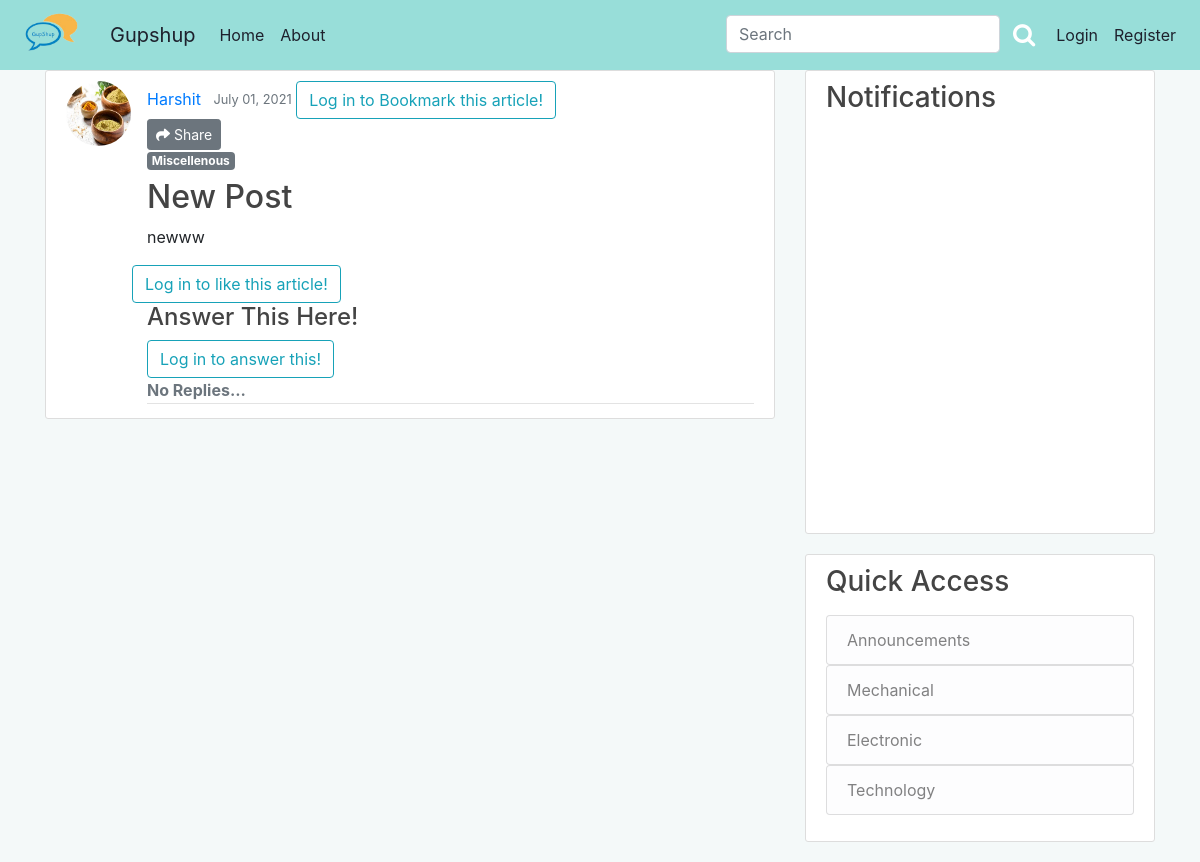
The app's page /post/96/, older data.
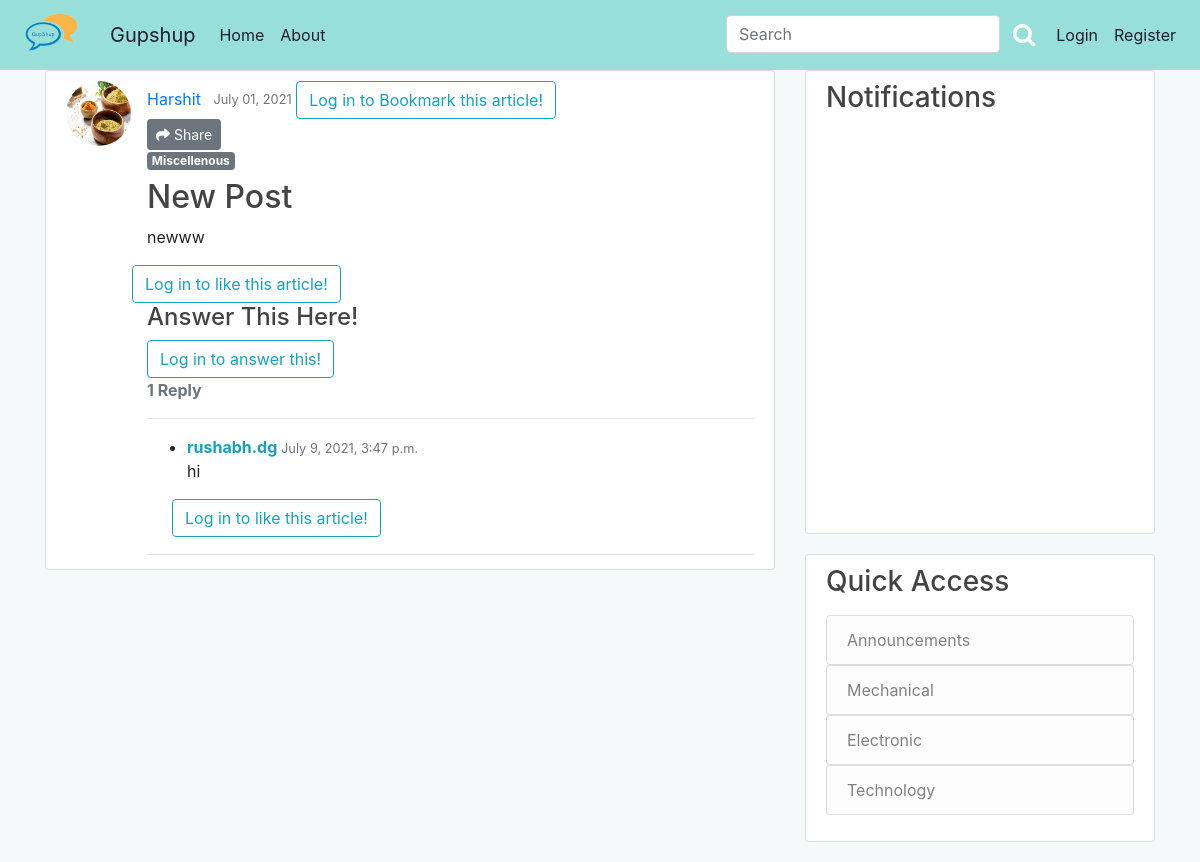
The same page, newer data.
### blog/models.py (models this page shows, shortened)
class Post(models.Model):
    title = models.CharField(max_length=100)
    content = RichTextField()
    date_posted = models.DateTimeField(default=timezone.now)
    author = models.ForeignKey(User, on_delete=models.CASCADE)
    category = models.CharField(
        max_length=20,
        choices=Category_choices,
        default='Miscellenous'
    )
    upvote = models.ManyToManyField(User, related_name='upvote',blank=True)
    downvote = models.ManyToManyField(User, related_name='downvote',blank=True)
    bookmark = models.ManyToManyField(User, related_name='bookmark',blank=True)
    def number_of_downvotes(self):
        return self.downvote.count()
    def number_of_upvotes(self):
        return self.upvote.count()
    @property
    def number_of_comments(self):
        return PostComment.objects.filter(post_connected=self).count()

class PostComment(models.Model):
    post_connected = models.ForeignKey(Post, related_name='comments', on_delete=models.CASCADE)
    author = models.ForeignKey(User, on_delete=models.CASCADE)
    comment = models.TextField()
    date_posted = models.DateTimeField(default=timezone.now)
    upvote_comment = models.ManyToManyField(User, related_name='upvote_comment',blank=True)
    downvote_comment = models.ManyToManyField(User, related_name='downvote_comment',blank=True)

### users/models.py (models this page shows, shortened)
class Profile(models.Model):
	user = models.OneToOneField(User, on_delete=models.CASCADE)
	image = models.ImageField(default='default2.png',upload_to='profile_pics')
	college = models.CharField(max_length = 20,choices=college_choices,default='KJSCE',blank=True, null=True)
	about = RichTextField(blank=True, null=True)
	image_url = models.URLField(default = "http://127.0.0.1:8000/media/default2.png")

### blog/views.py (the view, shortened to what this page needs)
# urls.py: path('post/<int:pk>/', PostDetailView.as_view(), name='post-detail'),
class PostDetailView(DetailView):
    model = Post
    def get_context_data(self, **kwargs):
        data = super().get_context_data(**kwargs)
        post_connected = get_object_or_404(Post, id=self.kwargs['pk'])
        upvoted = False
        downvoted = False
        bookmarked = False
        if post_connected.upvote.filter(id=self.request.user.id).exists():
            upvoted = True
        if post_connected.downvote.filter(id=self.request.user.id).exists():
            downvoted = True
        if post_connected.bookmark.filter(id=self.request.user.id).exists():
            bookmarked = True
        data['number_of_upvotes'] = post_connected.number_of_upvotes()
        data['number_of_downvotes'] = post_connected.number_of_downvotes()
        data['post_is_upvoted'] = upvoted
        data['post_is_downvoted'] = downvoted
        data['post_is_bookmarked'] = bookmarked
        comments_connected = PostComment.objects.filter(
            post_connected=self.get_object()).order_by('-date_posted')
        comment_new = []
        for c in comments_connected:
            upvoted_comment = False
            downvoted_comment = False
            if c.upvote_comment.filter(id=self.request.user.id).exists():
                upvoted_comment = True
            if c.downvote_comment.filter(id=self.request.user.id).exists():
                downvoted_comment = True
            comment_new.append([c.id, upvoted_comment, downvoted_comment])
        data['comments'] = comments_connected
        data['comment_status'] = comment_new
        if self.request.user.is_authenticated:
            data['comment_form'] = NewCommentForm(instance=self.request.user)
        return data

### blog/templates/blog/post_detail.html (shortened to what this page needs)
{% extends "blog/base.html" %}
{% load crispy_forms_tags%}
{% load social_share %}
{% block content %}
<article class="media content-section">
	<img class="rounded-circle article-img " src={{object.author.profile.image.url}}>
	<div class="media-body">
		<div class="article-metadata">
			<a class="mr-2" href="{% url 'user-posts' object.author.username %}">{{ object.author }}</a>
			<small class="text-muted">{{ object.date_posted|date:"F d, Y" }}</small>
			{% if user.is_authenticated %}
				{% if post_is_bookmarked%}
				<button type="submit" name="post_id" value="{{object.id}}" class="btn btn-lg bookmark-btn shadow-none" style="float: right;"><i
						class="fas fa-bookmark fa-2x btn-bookmark" style="color: red;" aria-hidden="true"></i></button>
				{% else %}
				<button type="submit" name="post_id" value="{{object.id}}" class="btn btn-lg bookmark-btn shadow-none " style="float: right;"><i
						class="far fa-bookmark fa-2x btn-bookmark" style="color: red;" aria-hidden="true"></i></button>
				{% endif %}
			{% else %}
			<a class="btn btn-outline-info" href="{% url 'login' %}?next={{request.path}}">Log in to Bookmark this
				article!</a><br>
			{% endif %}
			<button type="button" class="btn btn-secondary btn-sm" data-toggle="modal" data-target="#exampleModalCenter">
			<i class="fas fa-share"></i> Share
			</button>
		<a href="{% url 'category' object.category %}"><h6><span class="badge badge-secondary">{{ object.category }}</span></h6></a>
		<h2 class="article-title">{{ object.title | safe }} </h2>
		<p class="article-content">{{ object.content| safe }}</p>
		<div class='row'>
			{% if user.is_authenticated %}
			<div >
					{% if post_is_upvoted %}
					<button type="submit" name="post_id" value="{{object.id}}" class="btn btn-lg upvote_btn shadow-none"><i
							class="fas fa-thumbs-up btn_upvote" aria-hidden="true"></i></button>
					{% else %}
					<button type="submit" name="post_id" value="{{object.id}}" class="btn btn-lg upvote_btn shadow-none"><i
							class="far fa-thumbs-up btn_upvote" aria-hidden="true"></i></button>
					{% endif %}
			</div>
			<div class="my-2" >
				<strong class="text-xl-center" id='upvote_count'>{{ number_of_upvotes }}</strong>
			</div>
			<div>
					{% if post_is_downvoted %}
					<button type="submit" name="post_id" value="{{object.id}}" class="btn btn-lg downvote_btn shadow-none"><i
							class="fas fa-thumbs-down btn_downvote" aria-hidden="true"></i></button>
					{% else %}
					<button type="submit" name="post_id" value="{{object.id}}" class="btn btn-lg downvote_btn shadow-none"><i
							class="far fa-thumbs-down btn_downvote" aria-hidden="true"></i></button>
					{% endif %}
			</div>
			<div class="my-2" >
				<strong class="text-xl-center" id='downvote_count'>{{ number_of_downvotes }}</strong>
			</div>
			{% else %}
			<a class="btn btn-outline-info" href="{% url 'login' %}?next={{request.path}}">Log in to like this
				article!</a><br>
			{% endif %}
		</div>
		<h4>Answer This Here!</h4>
		<div id="comments_section">
			{% if user.is_authenticated %}
			<form method="POST">
				{% csrf_token %}
				<div class="form-group">
					{{ comment_form|crispy }}
					<button class="btn btn-info" type="submit">Continue Discussion <i
							class="fa fa-comments"></i></button>
				</div>
			</form>
			{% else %}
			<a class="btn btn-outline-info" href="{% url 'login' %}?next={{request.path}}">Log in to answer
				this!</a><br>
			{% endif %}
			{% if comments %}
				{% if  object.number_of_comments > 1 %}
			<strong class="text-secondary">{{ object.number_of_comments }} Replies</strong>
			{% else %}
				<strong class="text-secondary">{{ object.number_of_comments }} Reply</strong>
			{% endif %}
			<hr>
			<ul>
				{% for comment in comments %}
				<li>
					<div>
						<span>
							<strong class="text-info">{{ comment.author }} </strong>
							<small class="text-muted">{{ comment.date_posted }}</small>
						</span>
						<p>
							{{ comment.comment|safe }}
						</p>
					</div>
				<div class='row'>
			{% if user.is_authenticated %}
			<div >
					{% for com in comment_status%}
						{% if com.0 == comment.id %}
							{% if com.1  %}
								<button type="submit" name="comment_id" value="{{comment.id}}" class="btn btn-lg c-upvote-btn shadow-none"><i
								class="fas fa-thumbs-up c-btn-upvote" id="up{{comment.id}}" aria-hidden="true"></i></button>
							{% else %}
								<button type="submit" name="comment_id" value="{{comment.id}}" class="btn btn-lg c-upvote-btn shadow-none"><i
								class="far fa-thumbs-up c-btn-upvote"  id="up{{comment.id}}" aria-hidden="true"></i></button>
							{% endif %}
					{% endif %}
					{% endfor %}
			</div>
			<div class="my-2" >
				<strong class="text-xl-center" id="com-upvote-count{{comment.id}}">{{ comment.number_of_upvotes_comment }}</strong>
			</div>
			<div>
					{% for com in comment_status%}
						{% if com.0 == comment.id %}
							{% if com.2  %}
								<button type="submit" name="comment_id" value="{{comment.id}}" class="btn btn-lg c-downvote-btn shadow-none"><i
							class="fas fa-thumbs-down c-btn-downvote" id="down{{comment.id}}" aria-hidden="true"></i></button>
						{% else %}
						<button type="submit" name="comment_id" value="{{comment.id}}" class="btn btn-lg c-downvote-btn shadow-none"><i
							class="far fa-thumbs-down c-btn-downvote" id="down{{comment.id}}" aria-hidden="true"></i></button>
						{% endif %}
					{% endif %}
					{% endfor %}
			</div>
			<div class="my-2" >
				<strong class="text-xl-center" id="com-downvote-count{{comment.id}}">{{ comment.number_of_downvotes_comment  }}</strong>
			</div>
			{% else %}
			<a class="btn btn-outline-info" href="{% url 'login' %}?next={{request.path}}">Log in to like this
				article!</a><br>
			{% endif %}
		</div>
				</li>
				{% endfor %}
			</ul>
			{% else %}
			<strong class="text-secondary">No Replies...</strong>
			{% endif %}
		</div>
	</div>
</article>
{% endblock content %}

### blog/templates/blog/base.html (shortened to what this page needs)
{% load static %}
<!DOCTYPE html>
<html>
<head>
    <link rel="stylesheet" type="text/css" href="{% static 'blog/main.css'%}">
	<link rel="stylesheet" href="https://cdnjs.cloudflare.com/ajax/libs/font-awesome/4.7.0/css/font-awesome.min.css">
	<link rel="stylesheet" href="https://stackpath.bootstrapcdn.com/bootstrap/4.2.1/css/bootstrap.min.css">
	<link rel="stylesheet" href="https://cdnjs.cloudflare.com/ajax/libs/font-awesome/4.7.0/css/font-awesome.min.css">
	<link rel="stylesheet" href="https://stackpath.bootstrapcdn.com/font-awesome/4.7.0/css/font-awesome.min.css">
</head>
<body style="background-color: #f4f9f9" class="py-0 my-0">
	<nav class="navbar sticky-top navbar-expand-lg navbar-custom pb-2">
	<a class="navbar-brand" href="/">
	<img style="max-width:70px; margin-top: -7px;border-radius: 35%;"class="mr-2" src="{%static 'blog/LOGO_PNG.png'%}"></a>
  <a class="navbar-brand" href="/">Gupshup</a>
  <div class="collapse navbar-collapse"  id="navbarSupportedContent">
    <ul class="navbar-nav mr-auto">
      <li class="nav-item active">
        <a class="nav-link" href="/" style="color: #1e212d">Home <span class="sr-only">(current)</span></a>
      </li>
		<li class="nav-item ">
				<a class="nav-link" href="{% url 'about'%}" style="color: #1e212d">About</a>
			</li>
    </ul>
	        <div class="navbar-nav">
	        	<form action="{% url 'search-result' %}" method="GET">
				<div style=" display: flex;">
	        		<input class="form-control" style="display: inline;" type="text" name="q" placeholder="Search">
					<button type="submit" class="btn btn-success-outline" ><i class="fa fa-search " style="font-size:24px; color:white;"></i> </i></button>
					</div>
	        	</form>
	        	{% if user.is_authenticated %}
	        		 <a class="nav-item nav-link" style="color: #1e212d" href="{% url 'profile' %}">Profile</a>
	        		 <a class="nav-item nav-link" style="color: #1e212d" href="{% url 'post-create' %}">New Post</a>
	        		 <a class="nav-item nav-link" style="color: #1e212d" href="{% url 'logout' %}">Logout</a>
	        	{% else %}
		           <a class="nav-item nav-link" style="color: #1e212d" href="{% url 'login' %}">Login</a>
		           <a class="nav-item nav-link" style="color: #1e212d" href="{% url 'register' %}">Register</a>
		           {% endif %}
	        </div>
  </div>
</nav>
	<main role="main" class="container">
	  <div class="row">
	    <div class="col-md-8">
	      {% block content %}{% endblock %}
	    </div>
	    <div class="col-md-4">
	      <div class="content-section">
			<div class="panel panel-default">
			<div class="panel-heading">
				<h3 class="panel-title">Notifications</h3>
				</div>
				<div class="panel-body" style="height: 400px; overflow-y: scroll">
			</div>
			</div>
		</div>
	<div class="content-section">
	        <h3>Quick Access</h3>
	        <p class=''>
	          <ul class="list-group">
	            <a href="{% url 'category' "Announcments" %}"><li class="list-group-item list-group-item-light">Announcements</li></a>
				<a  href="{% url 'category' "Mechanical" %}"><li class="list-group-item list-group-item-light">Mechanical</li></a>
				<a  href="{% url 'category' "Electronic" %}"><li class="list-group-item list-group-item-light">Electronic</li></a>
				<a  href="{% url 'category' "Technology" %}"><li class="list-group-item list-group-item-light">Technology</li></a>
	          </ul>
	        </p>
	      </div>
	    </div>
	    </div>
	</main>
</body>
</html>

### blog/static/blog/main.css (style rules this page uses)
body { background: #fafafa; color: #333333; margin-top: 5rem; }
h1, h2, h3, h4, h5, h6 { color: #444444; }
ul { margin: 0; }
.content-section { background: #ffffff; padding: 10px 20px; border: 1px solid #dddddd; border-radius: 3px; margin-bottom: 20px; }
.article-title { color: #444444; }
.article-content { white-space: pre-line; }
.article-img { height: 65px; width: 65px; margin-right: 16px; }
.article-metadata { padding-bottom: 1px; margin-bottom: 4px; border-bottom: 1px solid #e3e3e3 }

Row changes from the older to the newer data that the page shows:
shown differently, row unchanged: Post "New Post": number_of_comments (not shown) → "1"
added PostComment: author "rushabh.dg", date_posted "July 9, 2021, 3:47 p.m.", comment "hi"
Text that changed along with them:
text no longer shown: "No Replies..."
text now shown: "Reply"
